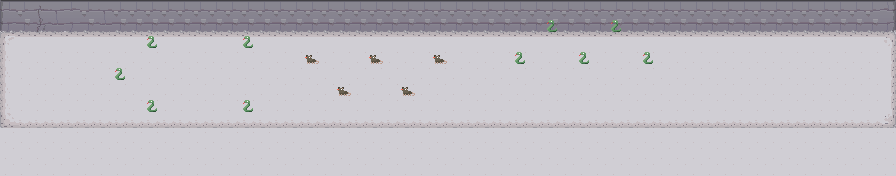

The image is a tile-based game level rendered from a .tmx file. Its description and complete source (layers, tilesets, objects, tile grids) follow:
An orthogonal 56x11 tile map with 16x16 px tiles, 2 tile layers (Ground, Events), 2 hidden layers not drawn.

<map version="1.2" tiledversion="1.3.1" orientation="orthogonal" renderorder="right-down" compressionlevel="0" width="56" height="11" tilewidth="16" tileheight="16" infinite="0" nextlayerid="12" nextobjectid="4">
 <tileset firstgid="1" name="calciumtrice" tilewidth="16" tileheight="16" tilecount="960" columns="30">
  <image source="calciumtrice.png" width="480" height="512" />
  <tile id="780">
   <properties>
    <property name="Spawn" value="Bob" />
   </properties>
  </tile>
  <tile id="781">
   <properties>
    <property name="Spawn" value="Karen" />
   </properties>
  </tile>
 </tileset>
 <layer id="5" name="Ground" width="56" height="11">
  <data encoding="csv">
31,32,33,34,35,32,34,32,32,32,32,32,32,32,32,32,32,32,32,32,32,32,32,32,32,32,32,32,32,32,32,32,32,32,32,32,32,32,32,32,32,32,32,32,32,32,32,32,32,32,32,32,32,32,32,36,
61,62,63,64,65,62,64,62,62,62,62,62,62,62,62,62,62,62,62,62,62,62,62,62,62,62,62,62,62,62,62,62,62,62,62,62,62,62,62,62,62,62,62,62,62,62,62,62,62,62,62,62,62,62,62,66,
181,131,131,131,131,131,131,131,131,131,131,131,131,131,131,131,131,131,131,131,131,131,131,131,131,131,131,131,131,131,131,131,131,131,131,131,131,131,131,131,131,131,131,131,131,131,131,131,131,131,131,131,131,131,131,123,
127,183,183,183,183,183,183,183,183,183,183,183,183,183,183,183,183,183,183,183,183,183,183,183,183,183,183,183,183,183,183,183,183,183,183,183,183,183,183,183,183,183,183,183,183,183,183,183,183,183,183,183,183,183,183,137,
127,183,183,183,183,183,183,183,183,183,183,183,183,183,183,183,183,183,183,183,183,183,183,183,183,183,183,183,183,183,183,183,183,183,183,183,183,183,183,183,183,183,183,183,183,183,183,183,183,183,183,183,183,183,183,137,
127,183,183,183,183,183,183,183,183,183,183,183,183,183,183,183,183,183,183,183,183,183,183,183,183,183,183,183,183,183,183,183,183,183,183,183,183,183,183,183,183,183,183,183,183,183,183,183,183,183,183,183,183,183,183,137,
127,183,183,183,183,183,183,183,183,183,183,183,183,183,183,183,183,183,183,183,183,183,183,183,183,183,183,183,183,183,183,183,183,183,183,183,183,183,183,183,183,183,183,183,183,183,183,183,183,183,183,183,183,183,183,137,
124,133,133,133,133,133,133,133,133,133,133,133,133,133,133,133,133,133,133,133,133,133,133,133,133,133,133,133,133,133,133,133,133,133,133,133,133,133,133,133,133,133,133,133,133,133,133,133,133,133,133,133,133,133,133,125,
183,183,183,183,183,183,183,183,183,183,183,183,183,183,183,183,183,183,183,183,183,183,183,183,183,183,183,183,183,183,183,183,183,183,183,183,183,183,183,183,183,183,183,183,183,183,183,183,183,183,183,183,183,183,183,183,
183,183,183,183,183,183,183,183,183,183,183,183,183,183,183,183,183,183,183,183,183,183,183,183,183,183,183,183,183,183,183,183,183,183,183,183,183,183,183,183,183,183,183,183,183,183,183,183,183,183,183,183,183,183,183,183,
183,183,183,183,183,183,183,183,183,183,183,183,183,183,183,183,183,183,183,183,183,183,183,183,183,183,183,183,183,183,183,183,183,183,183,183,183,183,183,183,183,183,183,183,183,183,183,183,183,183,183,183,183,183,183,183
</data>
 </layer>
 <layer id="6" name="Detail" width="56" height="11" visible="0">
  <data encoding="csv">
0,0,0,0,0,0,0,0,0,0,0,0,0,0,0,0,0,0,0,0,0,0,0,0,0,0,0,0,0,0,0,0,0,0,0,0,0,0,0,0,0,0,0,0,0,0,0,0,0,0,0,0,0,0,0,0,
0,0,0,0,0,0,0,0,0,0,0,0,0,0,0,0,0,0,0,0,0,0,0,0,0,0,0,0,0,0,0,0,0,0,0,0,0,0,0,0,0,0,0,0,0,0,0,0,0,0,0,0,0,0,0,0,
0,0,0,0,0,0,0,0,0,0,0,0,0,0,0,0,0,0,0,0,0,0,0,0,0,0,0,0,0,0,0,0,0,0,0,0,0,0,0,0,0,0,0,0,0,0,0,0,0,0,0,0,0,0,0,0,
0,0,0,0,0,0,0,0,0,0,0,0,0,0,0,0,0,0,0,0,0,0,0,0,0,0,0,0,0,0,0,0,0,0,0,0,0,0,0,0,0,0,0,0,0,0,0,0,0,0,0,0,0,0,0,0,
0,0,0,0,0,0,0,0,0,0,0,0,0,0,0,0,0,0,0,0,0,0,0,0,0,0,0,0,0,0,0,0,0,0,0,0,0,0,0,0,0,0,0,0,0,0,0,0,0,0,0,0,0,0,0,0,
0,0,0,0,0,0,0,0,0,0,0,0,0,0,0,0,0,0,0,0,0,0,0,0,0,0,0,0,0,0,0,0,0,0,0,0,0,0,0,0,0,0,0,0,0,0,0,0,0,0,0,0,0,0,0,0,
0,0,0,0,0,0,0,0,0,0,0,0,0,0,0,0,0,0,0,0,0,0,0,0,0,0,0,0,0,0,0,0,0,0,0,0,0,0,0,0,0,0,0,0,0,0,0,0,0,0,0,0,0,0,0,0,
0,0,0,0,0,0,0,0,0,0,0,0,0,0,0,0,0,0,0,0,0,0,0,0,0,0,0,0,0,0,0,0,0,0,0,0,0,0,0,0,0,0,0,0,0,0,0,0,0,0,0,0,0,0,0,0,
0,0,0,0,0,0,0,0,0,0,0,0,0,0,0,0,0,0,0,0,0,0,0,0,0,0,0,0,0,0,0,0,0,0,0,0,0,0,0,0,0,0,0,0,0,0,0,0,0,0,0,0,0,0,0,0,
0,0,0,0,0,0,0,0,0,0,0,0,0,0,0,0,0,0,0,0,0,0,0,0,0,0,0,0,0,0,0,0,0,0,0,0,0,0,0,0,0,0,0,0,0,0,0,0,0,0,0,0,0,0,0,0,
0,0,0,0,0,0,0,0,0,0,0,0,0,0,0,0,0,0,0,0,0,0,0,0,0,0,0,0,0,0,0,0,0,0,0,0,0,0,0,0,0,0,0,0,0,0,0,0,0,0,0,0,0,0,0,0
</data>
 </layer>
 <layer id="7" name="Detail2" width="56" height="11" visible="0">
  <data encoding="csv">
0,0,0,0,0,0,0,0,0,0,0,0,0,0,0,0,0,0,0,0,0,0,0,0,0,0,0,0,0,0,0,0,0,0,0,0,0,0,0,0,0,0,0,0,0,0,0,0,0,0,0,0,0,0,0,0,
0,0,0,0,0,0,0,0,0,0,0,0,0,0,0,0,0,0,0,0,0,0,0,0,0,0,0,0,0,0,0,0,0,0,0,0,0,0,0,0,0,0,0,0,0,0,0,0,0,0,0,0,0,0,0,0,
0,0,0,0,0,0,0,0,0,0,0,0,0,0,0,0,0,0,0,0,0,0,0,0,0,0,0,0,0,0,0,0,0,0,0,0,0,0,0,0,0,0,0,0,0,0,0,0,0,0,0,0,0,0,0,0,
0,0,0,0,0,0,0,0,0,0,0,0,0,0,0,0,0,0,0,0,0,0,0,0,0,0,0,0,0,0,0,0,0,0,0,0,0,0,0,0,0,0,0,0,0,0,0,0,0,0,0,0,0,0,0,0,
0,0,0,0,0,0,0,0,0,0,0,0,0,0,0,0,0,0,0,0,0,0,0,0,0,0,0,0,0,0,0,0,0,0,0,0,0,0,0,0,0,0,0,0,0,0,0,0,0,0,0,0,0,0,0,0,
0,0,0,0,0,0,0,0,0,0,0,0,0,0,0,0,0,0,0,0,0,0,0,0,0,0,0,0,0,0,0,0,0,0,0,0,0,0,0,0,0,0,0,0,0,0,0,0,0,0,0,0,0,0,0,0,
0,0,0,0,0,0,0,0,0,0,0,0,0,0,0,0,0,0,0,0,0,0,0,0,0,0,0,0,0,0,0,0,0,0,0,0,0,0,0,0,0,0,0,0,0,0,0,0,0,0,0,0,0,0,0,0,
0,0,0,0,0,0,0,0,0,0,0,0,0,0,0,0,0,0,0,0,0,0,0,0,0,0,0,0,0,0,0,0,0,0,0,0,0,0,0,0,0,0,0,0,0,0,0,0,0,0,0,0,0,0,0,0,
0,0,0,0,0,0,0,0,0,0,0,0,0,0,0,0,0,0,0,0,0,0,0,0,0,0,0,0,0,0,0,0,0,0,0,0,0,0,0,0,0,0,0,0,0,0,0,0,0,0,0,0,0,0,0,0,
0,0,0,0,0,0,0,0,0,0,0,0,0,0,0,0,0,0,0,0,0,0,0,0,0,0,0,0,0,0,0,0,0,0,0,0,0,0,0,0,0,0,0,0,0,0,0,0,0,0,0,0,0,0,0,0,
0,0,0,0,0,0,0,0,0,0,0,0,0,0,0,0,0,0,0,0,0,0,0,0,0,0,0,0,0,0,0,0,0,0,0,0,0,0,0,0,0,0,0,0,0,0,0,0,0,0,0,0,0,0,0,0
</data>
 </layer>
 <layer id="9" name="Events" width="56" height="11">
  <properties>
   <property name="visible" type="bool" value="false" />
  </properties>
  <data encoding="csv">
0,0,0,0,0,0,0,0,0,0,0,0,0,0,0,0,0,0,0,0,0,0,0,0,0,0,0,0,0,0,0,0,0,0,0,0,0,0,0,0,0,0,0,0,0,0,0,0,0,0,0,0,0,0,0,0,
0,0,0,0,0,0,0,0,0,0,0,0,0,0,0,0,0,0,0,0,0,0,0,0,0,0,0,0,0,0,0,0,0,0,781,0,0,0,781,0,0,0,0,0,0,0,0,0,0,0,0,0,0,0,0,0,
0,0,0,0,0,0,0,0,0,781,0,0,0,0,0,781,0,0,0,0,0,0,0,0,0,0,0,0,0,0,0,0,0,0,0,0,0,0,0,0,0,0,0,0,0,0,0,0,0,0,0,0,0,0,0,0,
0,0,0,0,0,0,0,0,0,0,0,0,0,0,0,0,0,0,0,782,0,0,0,782,0,0,0,782,0,0,0,0,781,0,0,0,781,0,0,0,781,0,0,0,0,0,0,0,0,0,0,0,0,0,0,0,
0,0,0,0,0,0,0,781,0,0,0,0,0,0,0,0,0,0,0,0,0,0,0,0,0,0,0,0,0,0,0,0,0,0,0,0,0,0,0,0,0,0,0,0,0,0,0,0,0,0,0,0,0,0,0,0,
0,0,0,0,0,0,0,0,0,0,0,0,0,0,0,0,0,0,0,0,0,782,0,0,0,782,0,0,0,0,0,0,0,0,0,0,0,0,0,0,0,0,0,0,0,0,0,0,0,0,0,0,0,0,0,0,
0,0,0,0,0,0,0,0,0,781,0,0,0,0,0,781,0,0,0,0,0,0,0,0,0,0,0,0,0,0,0,0,0,0,0,0,0,0,0,0,0,0,0,0,0,0,0,0,0,0,0,0,0,0,0,0,
0,0,0,0,0,0,0,0,0,0,0,0,0,0,0,0,0,0,0,0,0,0,0,0,0,0,0,0,0,0,0,0,0,0,0,0,0,0,0,0,0,0,0,0,0,0,0,0,0,0,0,0,0,0,0,0,
0,0,0,0,0,0,0,0,0,0,0,0,0,0,0,0,0,0,0,0,0,0,0,0,0,0,0,0,0,0,0,0,0,0,0,0,0,0,0,0,0,0,0,0,0,0,0,0,0,0,0,0,0,0,0,0,
0,0,0,0,0,0,0,0,0,0,0,0,0,0,0,0,0,0,0,0,0,0,0,0,0,0,0,0,0,0,0,0,0,0,0,0,0,0,0,0,0,0,0,0,0,0,0,0,0,0,0,0,0,0,0,0,
0,0,0,0,0,0,0,0,0,0,0,0,0,0,0,0,0,0,0,0,0,0,0,0,0,0,0,0,0,0,0,0,0,0,0,0,0,0,0,0,0,0,0,0,0,0,0,0,0,0,0,0,0,0,0,0
</data>
 </layer>
</map>
